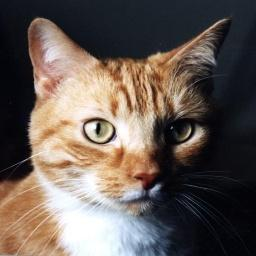
#> input picture hw3/examples/cat.jpg, 256 x 256 px
$ python -i preprocess.py   (imports and definitions only)
#> lines starting #> are read from the running program, lines starting #| are printed output that depends on the picture
"""Подготовка ImageNet-изображений без зависимости клиента от PyTorch."""
import numpy as np
from PIL import Image


def prepare_image(path):
#> called with path = 'examples/cat.jpg'
    image = Image.open(path).convert('RGB')
#> image is the input picture: PIL image 256x256 RGB; mean R, G, B 103.1, 91.7, 84.9
    width, height = image.size
#> width = 256; height = 256
    if width < height:
        size = (256, int(256 * height / width))
    else:
        size = (int(256 * width / height), 256)
#> size = (256, 256)
    image = image.resize(size, Image.Resampling.BILINEAR)
    left, top = round((image.width - 224) / 2), round((image.height - 224) / 2)
#> left = 16; top = 16
    image = image.crop((left, top, left + 224, top + 224))
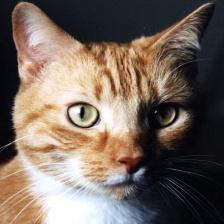
#> image: PIL image 224x224 RGB; mean R, G, B 118, 103.8, 94.3
    pixels = np.asarray(image, dtype=np.float32) / 255.0
    pixels = (pixels - np.array([0.485, 0.456, 0.406], dtype=np.float32)) / np.array(
        [0.229, 0.224, 0.225], dtype=np.float32)
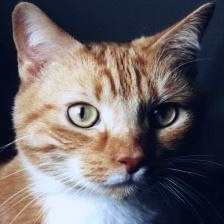
#> pixels: shape (224, 224, 3) float32; mean R, G, B -0.0971, -0.218, -0.162; drawn with min black and max white
    return np.ascontiguousarray(pixels.transpose(2, 0, 1))

>>> result = prepare_image('examples/cat.jpg')

$ run again, on hw3/examples/dog.jpg
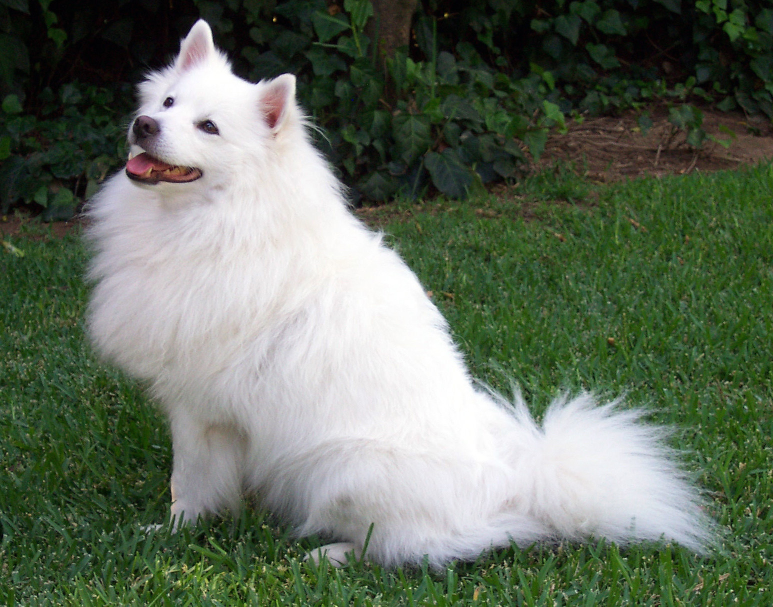
#> input picture hw3/examples/dog.jpg, 1546 x 1213 px (shown at 1/2 size)
#> in prepare_image, image is the input picture: PIL image 1546x1213 RGB; mean R, G, B 99.1, 110, 93.8
#> in prepare_image, `image = image.crop((left, top, left + 224, top + 224))`:
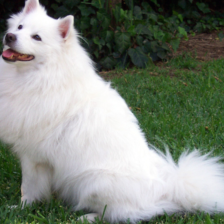
#> image: PIL image 224x224 RGB; mean R, G, B 131.7, 138.1, 128.2
#> in prepare_image, `pixels = (pixels - np.array([0.485, 0.456, 0.406], dtype=np.float32)) ..`:
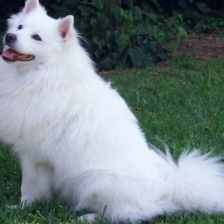
#> pixels: shape (224, 224, 3) float32; mean R, G, B 0.138, 0.382, 0.43; drawn with min black and max white
